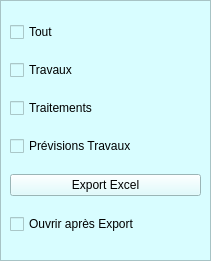
    <widget class="QFrame" name="frame">
     <property name="geometry">
      <rect>
       <x>300</x>
       <y>40</y>
       <width>211</width>
       <height>261</height>
      </rect>
     </property>
     <property name="styleSheet">
      <string notr="true">background-color:  #d8fdff

</string>
     </property>
     <property name="frameShape">
      <enum>QFrame::StyledPanel</enum>
     </property>
     <property name="frameShadow">
      <enum>QFrame::Plain</enum>
     </property>
     <widget class="QWidget" name="gridLayoutWidget_11">
      <property name="geometry">
       <rect>
        <x>10</x>
        <y>10</y>
        <width>191</width>
        <height>241</height>
       </rect>
      </property>
      <layout class="QGridLayout" name="gridLayout_5">
       <item row="5" column="0">
        <widget class="QCheckBox" name="checkOpenExport">
         <property name="text">
          <string>Ouvrir après Export</string>
         </property>
        </widget>
       </item>
       <item row="4" column="0">
        <widget class="QPushButton" name="btnExport">
         <property name="text">
          <string>Export Excel</string>
         </property>
        </widget>
       </item>
       <item row="2" column="0">
        <widget class="QCheckBox" name="checkTraitExport">
         <property name="text">
          <string>Traitements</string>
         </property>
        </widget>
       </item>
       <item row="3" column="0">
        <widget class="QCheckBox" name="checkPrevExport">
         <property name="text">
          <string>Prévisions Travaux</string>
         </property>
        </widget>
       </item>
       <item row="0" column="0">
        <widget class="QCheckBox" name="checkToutExport">
         <property name="whatsThis">
          <string>&lt;html&gt;&lt;head/&gt;&lt;body&gt;&lt;p&gt;Exportation vers Excel&lt;/p&gt;&lt;/body&gt;&lt;/html&gt;</string>
         </property>
         <property name="text">
          <string>Tout</string>
         </property>
        </widget>
       </item>
       <item row="1" column="0">
        <widget class="QCheckBox" name="checkTravExport">
         <property name="text">
          <string>Travaux</string>
         </property>
        </widget>
       </item>
      </layout>
     </widget>
    </widget>
